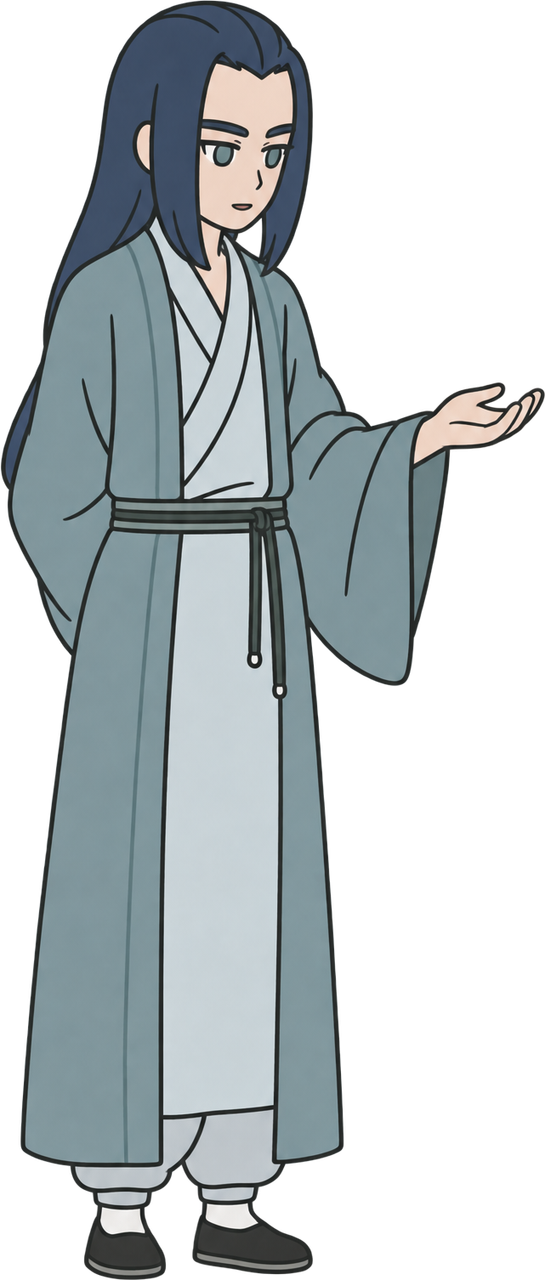
#> input picture assets/wuxian/full.png, 545 x 1280 px; its folder holds 2 pictures in this run
$ python build_mentor_poses.py
#> lines starting #> are read from the running program, lines starting #| are printed output that depends on the picture
from pathlib import Path
import numpy as np
from PIL import Image
from scipy.spatial import Delaunay
from scipy.ndimage import map_coordinates

# Alignment coordinates measured on the two 490-pixel-tall character cels.
rest = [(75,7),(115,37),(92,52),(103,74),(85,94),(115,106),(54,91),
        (12,165),(2,224),(21,267),(22,308),(101,206),(148,182),
        (158,162),(208,154),(184,173),(146,264),(26,198),(105,198),
        (18,449),(125,446),(36,490),(109,487)]
catch = [(96,7),(135,37),(114,54),(117,78),(96,98),(119,112),(59,88),
         (13,158),(0,212),(19,254),(23,306),(102,202),(134,190),
         (148,183),(194,175),(176,193),(136,264),(26,192),(99,193),
         (11,448),(128,446),(35,491),(110,487)]
scale=1.8
size=(int(218*scale),int(500*scale))
corners=[(0,0),(217,0),(217,499),(0,499)]
pairs=[np.array(points+corners)*scale for points in (rest,catch)]
base=Path(__file__).resolve().parents[1]
project=base/'assets/wuxian'
art=[]
for name in ['full','catch']:
    image=Image.open(project/(name+'.png')).convert('RGBA')
#> image is the input picture: PIL image 545x1280 RGBA; mean R, G, B, A 68.4, 75.6, 78, 131.9
    image.thumbnail((int(340*scale),int(490*scale)),Image.Resampling.LANCZOS)
#> image: PIL image 376x882 RGBA
    canvas=Image.new('RGBA',size)
#> canvas: PIL image 392x900 RGBA; every value is 0
    canvas.paste(image,(0,round(5*scale)))
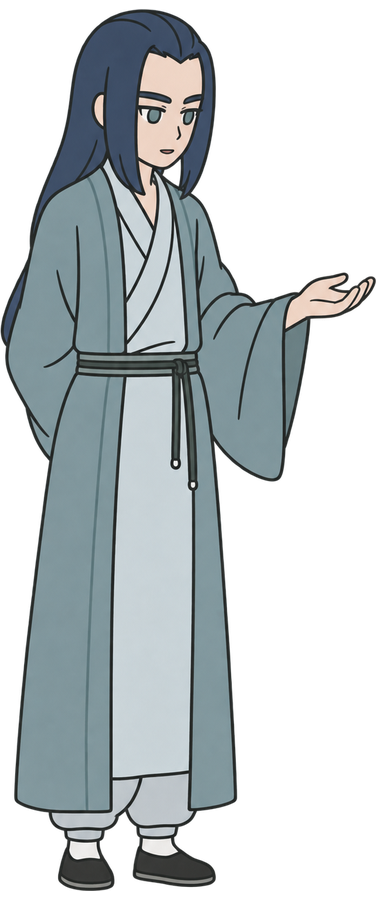
#> canvas: PIL image 392x900 RGBA; mean R, G, B, A 64.4, 71.1, 73.5, 124; transparent parts drawn white
    rgba=np.asarray(canvas).astype(np.float32)/255
    rgba[:,:,:3]*=rgba[:,:,3:]
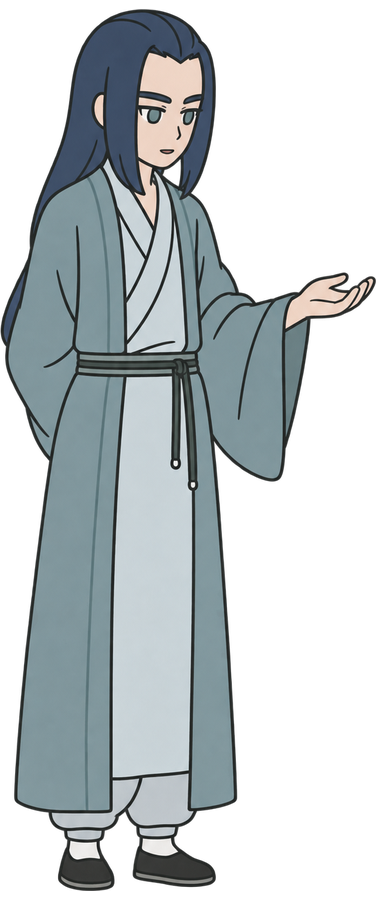
#> rgba: shape (900, 392, 4) float32; mean R, G, B, A 0.25, 0.277, 0.286, 0.486; transparent parts drawn white
    art.append(rgba)
#> pass 2 of the loop `for name in ['full','catch']:`:
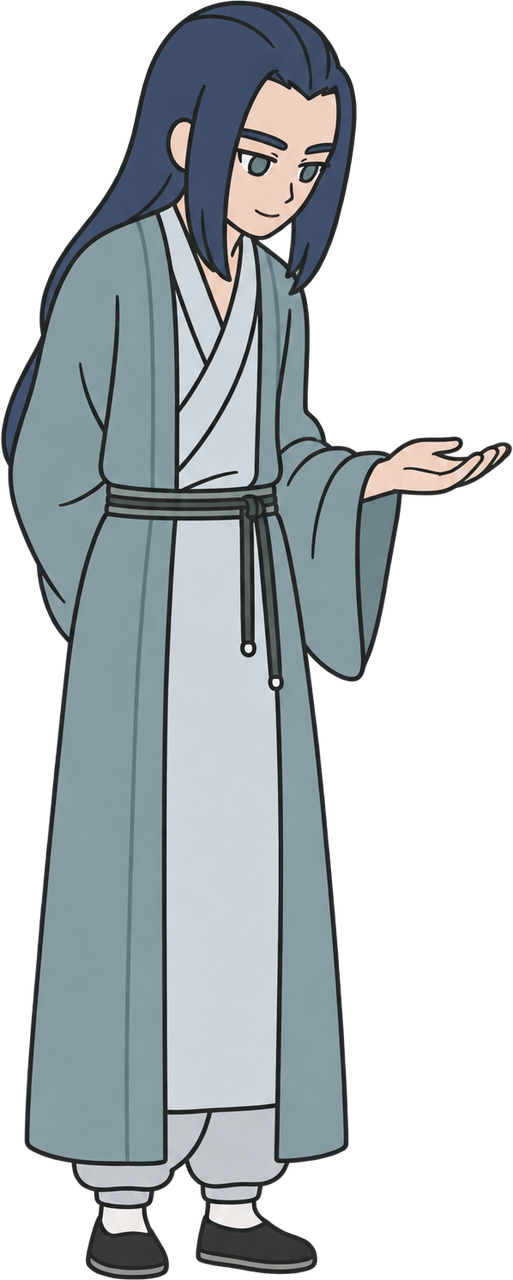
#> input picture assets/wuxian/catch.png, 513 x 1280 px
#> image is the input picture: PIL image 513x1280 RGBA; mean R, G, B, A 72.3, 78.9, 82, 136.7
#> image: PIL image 353x882 RGBA
#> `canvas.paste(image,(0,round(5*scale)))`:
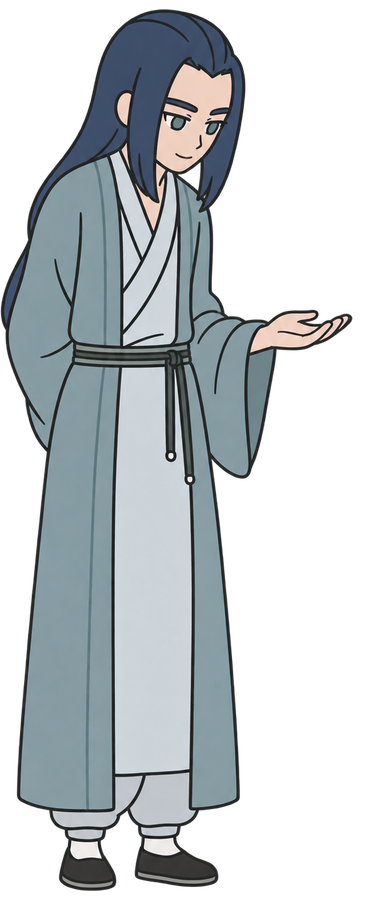
#> canvas: PIL image 392x900 RGBA; mean R, G, B, A 63.9, 69.7, 72.5, 120.6; transparent parts drawn white
#> `rgba[:,:,:3]*=rgba[:,:,3:]`:
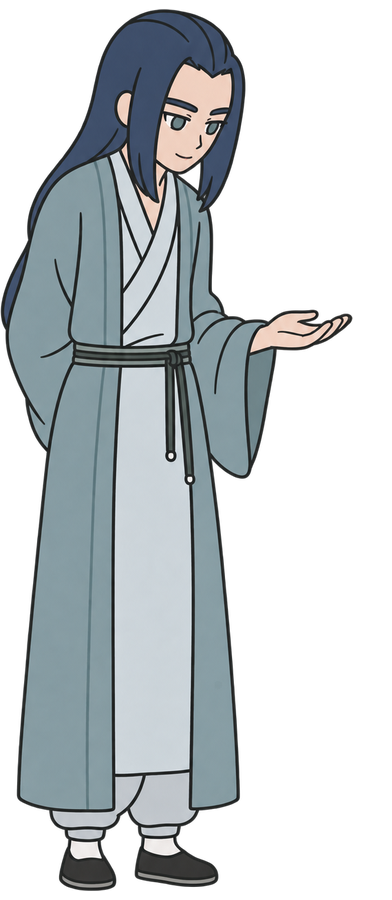
#> rgba: shape (900, 392, 4) float32; mean R, G, B, A 0.249, 0.271, 0.282, 0.473; transparent parts drawn white
y,x=np.indices(size[::-1])
grid=np.stack((x,y),-1)
strip=Image.new('RGBA',(size[0]*6,size[1]))
#> strip: PIL image 2352x900 RGBA; every value is 0
for frame in range(6):
    t=frame/5
    mid=pairs[0]*(1-t)+pairs[1]*t
    tri=Delaunay(mid)
    index=tri.find_simplex(grid)
    mat=tri.transform[index]
    bary=np.einsum('...ij,...j->...i',mat[:,:,:2],grid-mat[:,:,2])
    weights=np.dstack((bary,1-bary.sum(axis=2)))
    mixed=np.zeros_like(art[0])
    for points,pixels,weight in zip(pairs,art,[1-t,t]):
        uv=np.einsum('...i,...ij->...j',weights,points[tri.simplices[index]])
        for chan in range(4):
            mixed[:,:,chan]+=map_coordinates(pixels[:,:,chan],(uv[:,:,1],uv[:,:,0]),order=1)*weight
    mixed[index<0]=0
    mixed[:,:,:3]/=np.maximum(mixed[:,:,3:],.00001)
    strip.paste(Image.fromarray(np.clip(mixed*255+.5,0,255).astype('uint8')),(frame*size[0],0))
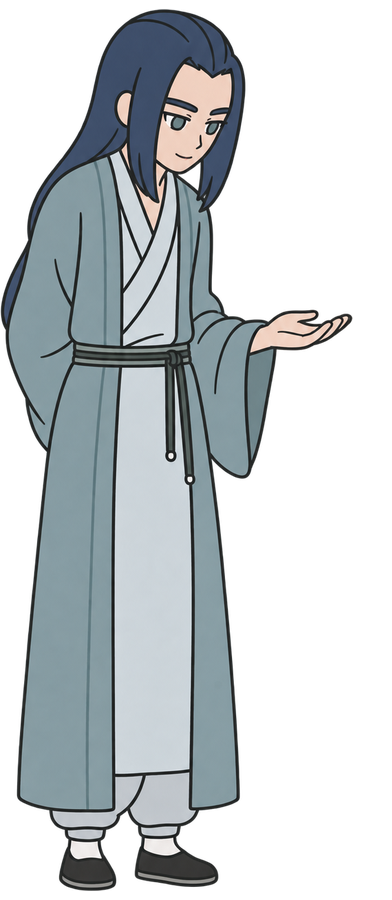
#> mixed: shape (900, 392, 4) float32; mean R, G, B, A 0.251, 0.273, 0.284, 0.473; transparent parts drawn white
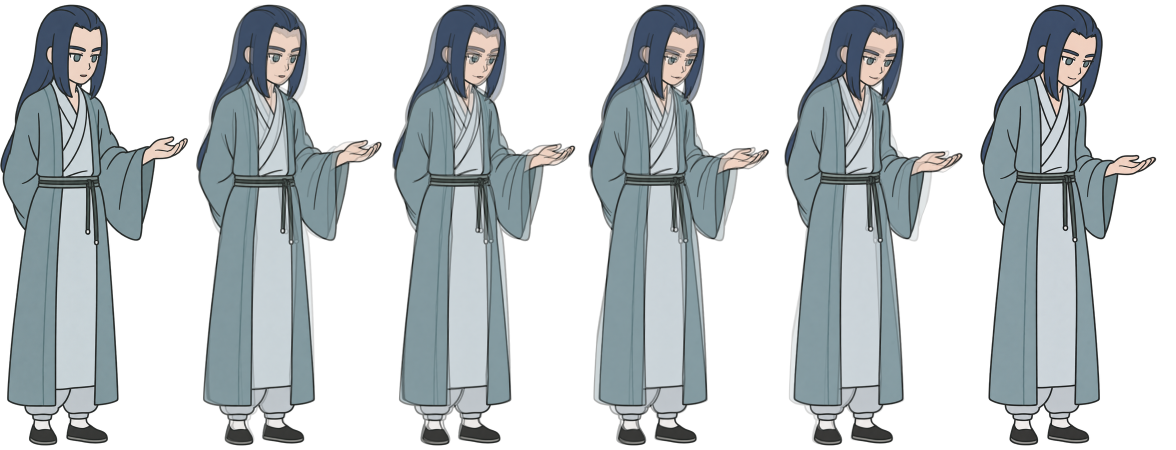
#> strip: PIL image 2352x900 RGBA (shown at 1/2 size); mean R, G, B, A 65.2, 71.6, 74.2, 122.2; transparent parts drawn white
strip.save(project/'mentor.png',optimize=True)
